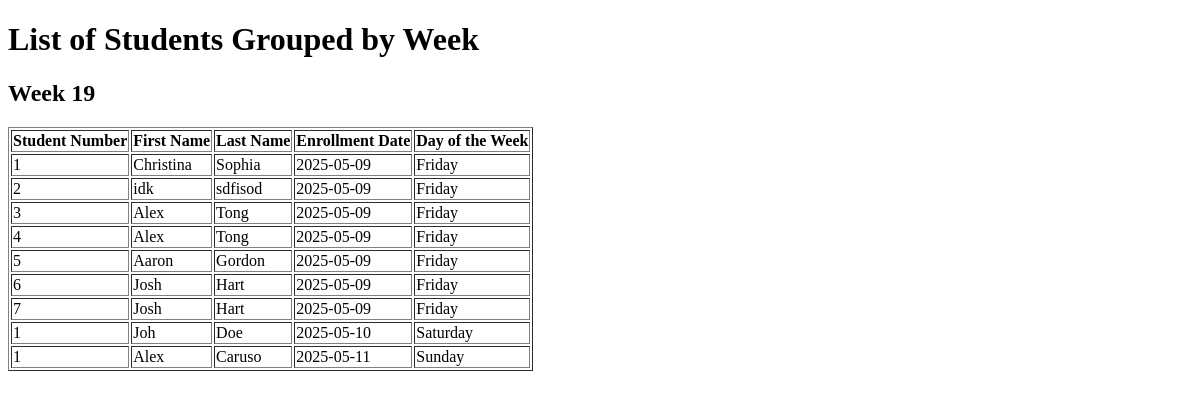
Before: /students with the older database file.
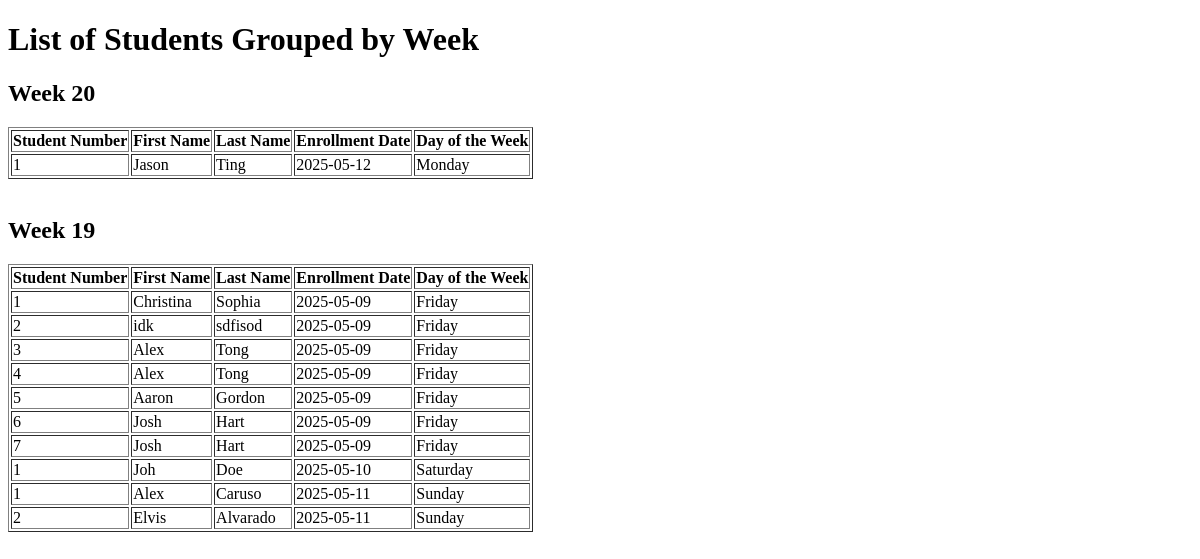
After: the same page with the newer database file.
### tables this page shows
CREATE TABLE student(
                    StudentNumber TEXT NOT NULL,
                    FirstName TEXT NOT NULL,
                    LastName TEXT NOT NULL,
                    EnrollmentDate DATE,
                    PRIMARY KEY (StudentNumber, EnrollmentDate));

### Backend/backend.py (the view)
@app.route('/students')
def view_data():
    con = sqlite3.connect("student-database.db")
    con.row_factory = sqlite3.Row
    cur = con.cursor()
    cur.execute("SELECT * FROM student")
    rows = cur.fetchall()
    con.close()
    students_by_week = defaultdict(list)
    for student in rows:
        student_dict = dict(student)
        enrollment_date = datetime.strptime(student_dict["EnrollmentDate"], "%Y-%m-%d")
        week_number = enrollment_date.isocalendar()[1]  # Get ISO week number
        day_of_week = enrollment_date.strftime("%A")  # Get full weekday name
        student_dict["DayOfWeek"] = day_of_week  # Add day of week to student data
        students_by_week[week_number].append(student_dict)
    sorted_weeks = dict(sorted(students_by_week.items(), key=lambda x: x[0], reverse=True))
    return render_template('students.html', students_by_week=sorted_weeks)

### Backend/backend.py (called while the page is built)
def get_db():
    con = sqlite3.connect("student-database.db")
    con.row_factory = sqlite3.Row
    return con

def create_student_database():
    con = get_db()
    cur = con.cursor()
    cur.execute("""
                CREATE TABLE IF NOT EXISTS student(
                    StudentNumber INTEGER,
                    FirstName TEXT NOT NULL,
                    LastName TEXT NOT NULL,
                    EnrollmentDate DATE,
                    PRIMARY KEY (StudentNumber, EnrollmentDate));
                """)
    con.commit()
    con.close()

def create_daily__counter_database():
    con = get_db()
    cur = con.cursor()
    cur.execute("""
                CREATE TABLE IF NOT EXISTS daily_counter(
                    date DATE,
                    count INTEGER NOT NULL,
                    PRIMARY KEY (date, count));
                """)
    con.commit()
    con.close()

@app.before_request
def initialize():
    create_student_database()
    create_daily__counter_database()

### Frontend/templates/students.html (shortened to what this page needs)
<!DOCTYPE html>
<html lang="en">
<head>
</head>
<body>
    <h1>List of Students Grouped by Week</h1>
    {% for week, students_in_week in students_by_week.items() %}
        <h2>Week {{ week }}</h2>
        <table border="1">
            <thead>
                <tr>
                    <th>Student Number</th>
                    <th>First Name</th>
                    <th>Last Name</th>
                    <th>Enrollment Date</th>
                    <th>Day of the Week</th>
                </tr>
            </thead>
            <tbody>
                {% for student in students_in_week %}
                    <tr>
                        <td>{{ student["StudentNumber"] }}</td>
                        <td>{{ student["FirstName"] }}</td>
                        <td>{{ student["LastName"] }}</td>
                        <td>{{ student["EnrollmentDate"] }}</td>
                        <td>{{ student["DayOfWeek"] }}</td>
                    </tr>
                {% endfor %}
            </tbody>
        </table>
        <br>
    {% endfor %}
</body>
</html>

Changed rows visible on the page:
added student: StudentNumber "1", FirstName "Jason", LastName "Ting", EnrollmentDate "2025-05-12", DayOfWeek "Monday", shown under "20"
added student: StudentNumber "2", FirstName "Elvis", LastName "Alvarado", EnrollmentDate "2025-05-11", DayOfWeek "Sunday", shown under "19"
Other visible differences:
new list line: "Week 20 Student Number First Name Last Name Enrollment Date Day of the Week"
